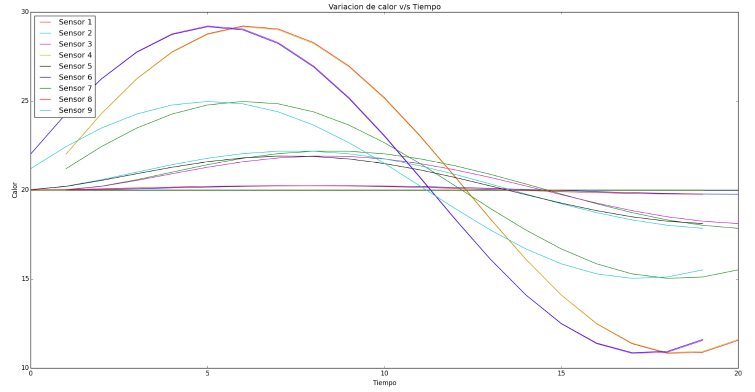
#> input picture 27082019/skimage/imagen.png, 1509 x 783 px (shown at 1/2 size)
$ python 000621.py   (Python 2 division)   (older library calls are emulated)
#> lines starting #> are read from the running program, lines starting #| are printed output that depends on the picture; long printed decimals are rounded
import numpy as np

from scipy.misc import imread, imsave, imresize
import matplotlib.pyplot as plt

imagen = imread('skimage/imagen.png')
#> imagen is the input picture: shape (783, 1509, 4); mean R, G, B, A 250.3, 250.2, 250.5, 255
print (imagen.dtype,imagen.shape)
#| uint8 (783, 1509, 4)
plt.imshow(imagen)
plt.show()

plt.imshow(imagen[::-1]) #imagen invertida y eje y invertido
plt.show()
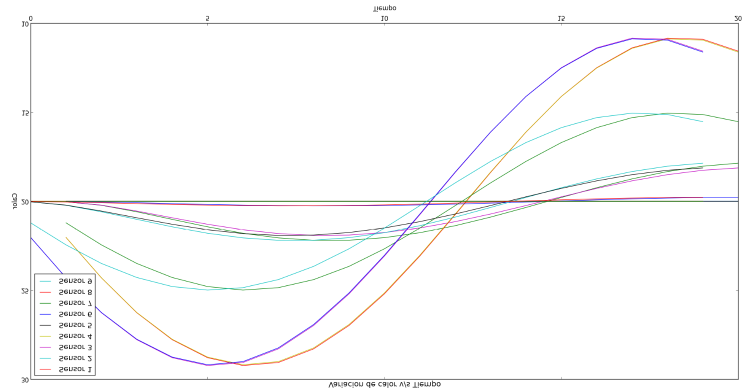
#> shown: shape (783, 1509, 4) (shown at 1/2 size); mean R, G, B, A 250.3, 250.2, 250.5, 255


plt.imshow(imagen[:,::-1]) # imnagen inverita y eje x invertido
plt.show()
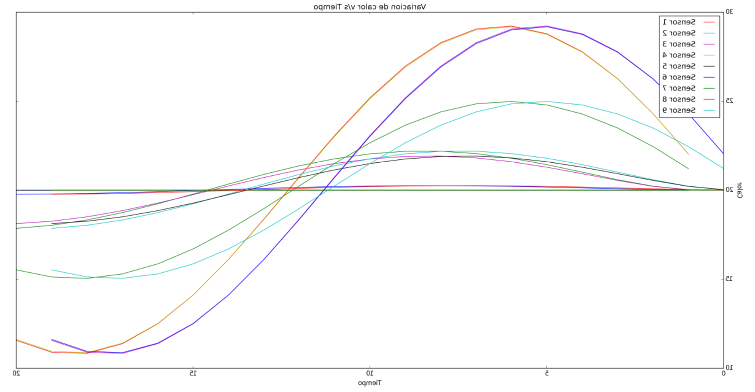
#> shown: shape (783, 1509, 4) (shown at 1/2 size); mean R, G, B, A 250.3, 250.2, 250.5, 255

plt.imshow(imagen[50:150,150:280]) # ZOOM con puntos especificos

plt.show()
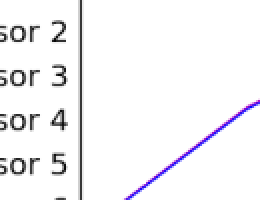
#> shown: shape (100, 130, 4) (shown 2 times larger); mean R, G, B, A 244.4, 243.7, 246.1, 255


plt.imshow(imagen[::2,::2]) # se reducen los ejes hasta la mitad
plt.show()
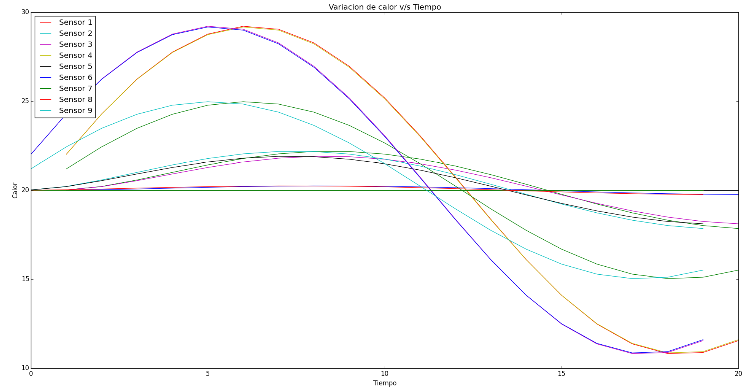
#> shown: shape (392, 755, 4); mean R, G, B, A 249.8, 249.9, 250.1, 255

# Matriz imagen
imagen
imagen_sin=np.sin(imagen)
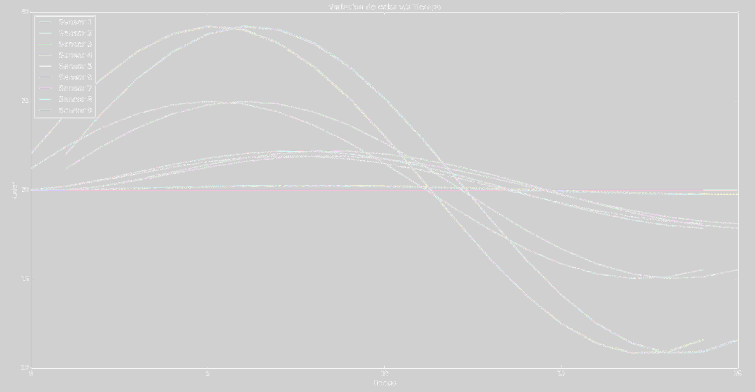
#> imagen_sin: shape (783, 1509, 4) float16 (shown at 1/2 size); mean R, G, B, A -0.473, -0.475, -0.474, -0.501; transparent parts drawn white
print imagen_sin
#> (printed output is left out)


print np.sum(imagen)	#suma
#| 1188689894
print np.prod(imagen)  #producto
#| 0
print np.mean(imagen)	#promedio
#| 251.511
print np.std(imagen)	#desv estandar
#| 23.178
print np.var(imagen) #varianza
#| 537.205
print np.min(imagen)# min
#| 0
print np.max(imagen)	 #max
#| 255
print np.argmin(imagen)	#indice del min
#| 695458
print np.argmax(imagen) #indice del max
#| 0
